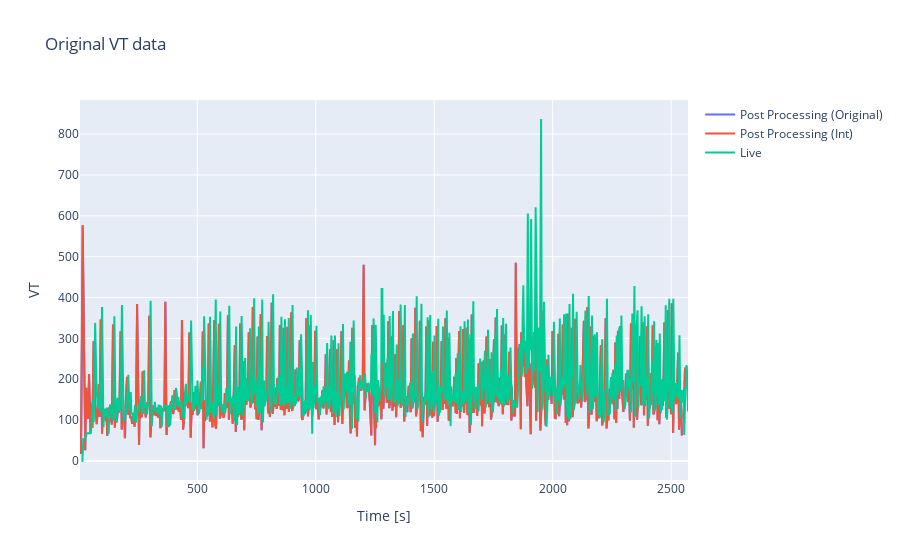

Write notebook code for a chart like this one.
### Markdown cell above
## Plot Original VT Data
The original VT data is plotted below. There is a negligible difference between the VT_p and VT_pi data.

However, you can clearly see the time-delay between the PP and Live VT outputs

### Code cell
plot_dict1 = {
    "Post Processing (Original)" : (VT_p, "index" ,"VT"),
    "Post Processing (Int)" : (VT_pi, "index","VT"),
    "Live" : (VT_l, "index", "VT")
}
pl.plot_df_columns(plot_dict1, plottitle = "Original VT data", xtitle="Time [s]", ytitle= "VT", show = False, renderer = "jupyterlab")

### Figure 1 — Plotly figure (JSON) as saved in the notebook; plotly's stock layout.template omitted (floating-point values rounded to 4 significant figures; data arrays with more than 128 entries replaced by an {"elided": "..."} marker saying what was removed)
{"data": [{"name": "Post Processing (Original)", "x": {"elided": "801 float values"}, "y": {"elided": "801 float values"}, "type": "scatter"}, {"name": "Post Processing (Int)", "x": {"elided": "801 int values"}, "y": {"elided": "801 float values"}, "type": "scatter"}, {"name": "Live", "x": {"elided": "808 int values"}, "y": {"elided": "808 int values"}, "type": "scatter"}], "layout": {"title": {"text": "Original VT data"}, "xaxis": {"title": {"text": "Time [s]"}}, "yaxis": {"title": {"text": "VT"}}}}
